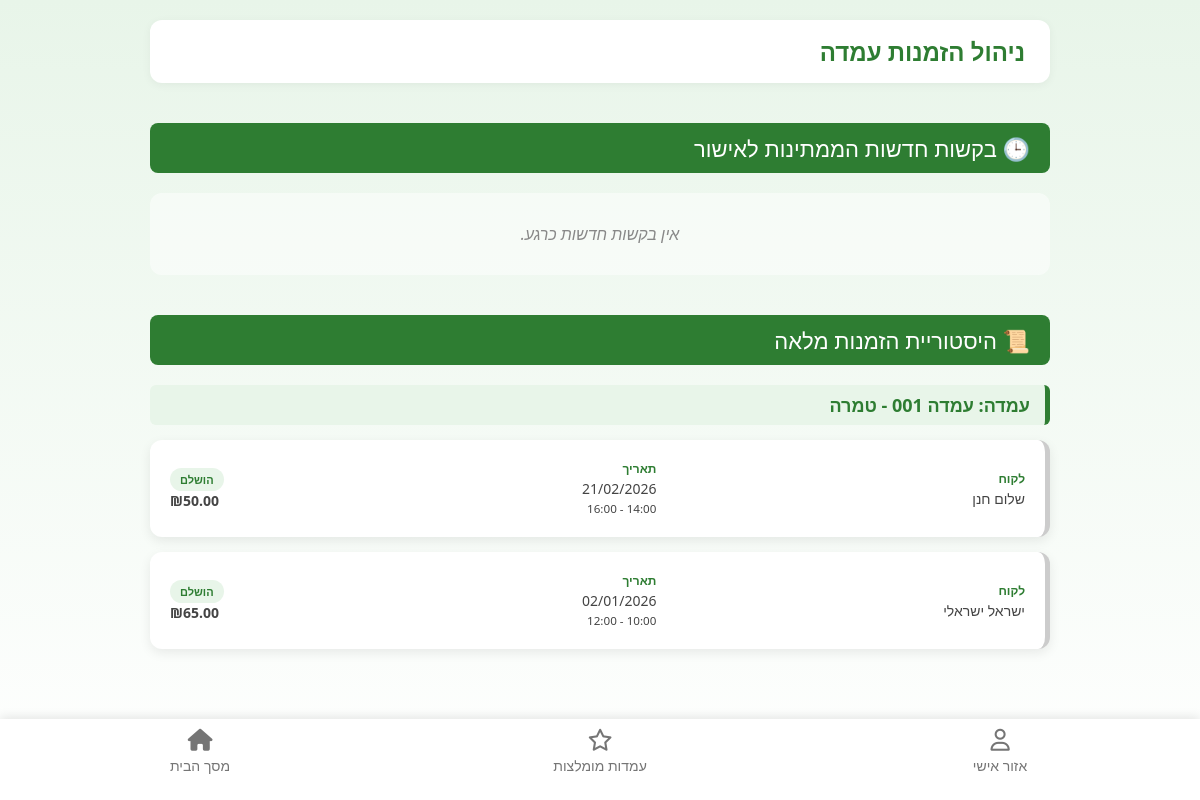
The page /my_stations_orders.php (signed in) on the database its author committed.
### tables this page shows
CREATE TABLE `orders` (
    `order_id` INT AUTO_INCREMENT PRIMARY KEY,
    `user_id` INT NOT NULL,
    `station_id` VARCHAR(50) NOT NULL,
    `start_time` DATETIME NOT NULL,
    `end_time` DATETIME NOT NULL,
     
    `charging_time` TIME DEFAULT '00:00:00',
    `extra_parking_time` TIME DEFAULT '00:00:00',
    `total_price` DECIMAL(10,2) NOT NULL,
    `status` ENUM('pending', 'rejected', 'approved', 'cancelled', 'charging', 'extra parking', 'completed') DEFAULT 'pending',
    `created_at` TIMESTAMP DEFAULT CURRENT_TIMESTAMP,
     
    KEY `idx_user_orders` (`user_id`),
    KEY `idx_station_orders` (`station_id`)
);

CREATE TABLE IF NOT EXISTS `user` (
  `uid` int(11) UNSIGNED NOT NULL AUTO_INCREMENT,
  `name` varchar(50) NOT NULL,
  `email` varchar(100) NOT NULL,
  `phone_number` varchar(20) NOT NULL,
  `password` varchar(255) NOT NULL,
  `image` varchar(255) DEFAULT NULL,
  PRIMARY KEY (`uid`),
  UNIQUE KEY `email` (`email`)
);

### my_stations_orders.php (the view, shortened to what this page needs)
<?php
$servername = "localhost";
$username = "root";
$password_db = "";
$dbname = "charging_station_db";
$conn = new mysqli($servername, $username, $password_db, $dbname);
$conn->set_charset("utf8mb4");
$user_id = $_SESSION['user_id'];
$pending_by_station = [];
$history_sql = "SELECT o.*, s.name as station_name, u.name as customer_name, u.phone_number as customer_phone
                FROM orders o
                JOIN station s ON o.station_id = s.station_id
                JOIN user u ON o.user_id = u.uid
                JOIN owner_stations os ON s.station_id = os.station_id
                WHERE os.user_id = ? AND o.status != 'pending'";
$history_sql .= " ORDER BY s.name ASC, o.created_at DESC";
$stmt_h = $conn->prepare($history_sql);
$stmt_h->bind_param("i", $user_id);
$stmt_h->execute();
$res_h = $stmt_h->get_result();
$history_by_station = [];
while($row = $res_h->fetch_assoc()) {
    $history_by_station[$row['station_name']][] = $row;
}
?>
<!DOCTYPE html>
<html lang="he" dir="rtl">
<head>
    <link rel="stylesheet" href="https://cdnjs.cloudflare.com/ajax/libs/font-awesome/6.4.2/css/all.min.css">
</head>
<body>
<div class="container">
    <header>
        <h1>ניהול הזמנות עמדה</h1>
    </header>
    <div class="section-main-title">🕒 בקשות חדשות הממתינות לאישור</div>
    <?php if (empty($pending_by_station)): ?>
        <div class="empty-state">אין בקשות חדשות כרגע.</div>
    <?php endif; ?>
    <div class="section-main-title">📜 היסטוריית הזמנות מלאה</div>
    <?php if (empty($history_by_station)): ?>
        <div class="empty-state">טרם בוצעו הזמנות בעמדות אלו.</div>
    <?php else: ?>
        <?php foreach ($history_by_station as $s_name => $orders): ?>
            <div class="station-group-header">עמדה: <?php echo htmlspecialchars($s_name); ?></div>
            <?php foreach ($orders as $order): ?>
                <div class="order-card history-card">
                    <div class="order-info-grid">
                        <div class="info-item">
                            <strong>לקוח</strong>
                            <?php echo htmlspecialchars($order['customer_name']); ?>
                        </div>
                        <div class="info-item">
                            <strong>תאריך</strong>
                            <?php echo date('d/m/Y', strtotime($order['start_time'])); ?><br>
                            <small><?php echo date('H:i', strtotime($order['start_time'])); ?> - <?php echo date('H:i', strtotime($order['end_time'])); ?></small>
                        </div>
                        <div class="info-item" style="text-align: left;">
                            <span class="status-badge status-<?php echo $order['status']; ?>">
                                <?php
                                    $st = [
                                        'approved'=>'אושר',
                                        'rejected'=>'נדחה',
                                        'completed'=>'הושלם',
                                        'cancelled'=>'בוטל',
                                        'charging' => 'בטעינה פעילה ⚡',
                                        'extra parking' => 'חניה בחריגה 🕒'
                                    ];
                                    echo $st[$order['status']];
                                ?>
                            </span><br>
                            <b>₪<?php echo number_format($order['total_price'], 2); ?></b>
                        </div>
                    </div>
                </div>
            <?php endforeach; ?>
        <?php endforeach; ?>
    <?php endif; ?>
</div>
<nav class="bottom-nav">
    <a href="personal_details.php" class="nav-item">
        <i class="fa-regular fa-user"></i>
        <span>אזור אישי</span>
    </a>
    <a href="recommended_stations.php" class="nav-item">
        <i class="fa-regular fa-star"></i>
        <span>עמדות מומלצות</span>
    </a>
    <a href="map.php" class="nav-item">
        <i class="fa-solid fa-house"></i>
        <span>מסך הבית</span>
    </a>
</nav>
</body>
</html>

### my_stations_orders.php (style rules this page uses)
* { box-sizing: border-box; }
body { margin: 0; font-family: "Segoe UI", Tahoma, sans-serif; background: linear-gradient(to bottom, #e8f5e9, #ffffff); padding: 20px 20px 100px 20px; min-height: 100vh; }
.container { max-width: 900px; margin: 0 auto; }
header { display: flex; justify-content: space-between; align-items: center; margin-bottom: 30px; background: white; padding: 15px 25px; border-radius: 12px; box-shadow: 0 2px 10px rgba(0,0,0,0.05); }
h1 { color: #2e7d32; margin: 0; font-size: 24px; }
.section-main-title { background: #2e7d32; color: white; padding: 10px 20px; border-radius: 8px; margin: 40px 0 20px 0; font-size: 22px; display: flex; align-items: center; gap: 10px; }
.station-group-header { background: #e8f5e9; color: #2e7d32; padding: 8px 15px; border-radius: 6px; margin: 20px 0 15px 0; font-weight: bold; border-right: 5px solid #2e7d32; font-size: 18px; }
.order-card { background: white; border-radius: 12px; padding: 20px; margin-bottom: 15px; box-shadow: 0 4px 12px rgba(0,0,0,0.08); }
.history-card { border-right: 5px solid #ccc; }
.order-info-grid { display: grid; grid-template-columns: 1.5fr 1fr 1fr; gap: 15px; align-items: center; }
.info-item { font-size: 14px; color: #444; }
.info-item strong { color: #2e7d32; display: block; font-size: 12px; margin-bottom: 2px; }
.status-badge { padding: 4px 10px; border-radius: 20px; font-size: 11px; font-weight: bold; display: inline-block; }
.status-completed { background: #e8f5e9; color: #2e7d32; }
.empty-state { text-align: center; padding: 30px; background: rgba(255,255,255,0.5); border-radius: 12px; color: #888; font-style: italic; margin-bottom: 20px; }
.bottom-nav { position: fixed; bottom: 0; left: 0; width: 100%; background-color: white; display: flex; justify-content: space-around; align-items: center; padding: 10px 0 25px 0; box-shadow: 0 -2px 10px rgba(0,0,0,0.1); z-index: 7000; }
.nav-item { text-decoration: none; color: #757575; display: flex; flex-direction: column; align-items: center; font-size: 14px; font-weight: 500; flex: 1; transition: all 0.2s ease; }
.nav-item i { font-size: 22px; margin-bottom: 5px; }

### rows shown on the page
orders: user.name "שלום חנן", start_time "21/02/2026", end_time "16:00", status "הושלם", total_price "50.00"
orders: user.name "ישראל ישראלי", start_time "02/01/2026", end_time "12:00", status "הושלם", total_price "65.00"

### other values the page prints
$s_name "עמדה 001 - טמרה"
